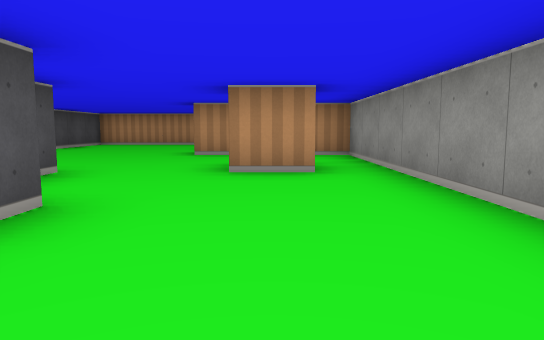
view 1 (above)

16 first-person views from a walk through a cub3D level. The camera is about half as high as the walls, tilts 6° down and sees 70° across. The floor is counted in squares. Each view is taken from the middle of a square. On the plan, view 1 faces up. The plan holds only what a view shows up to about 9 squares ahead; the rest is blank.

view 2
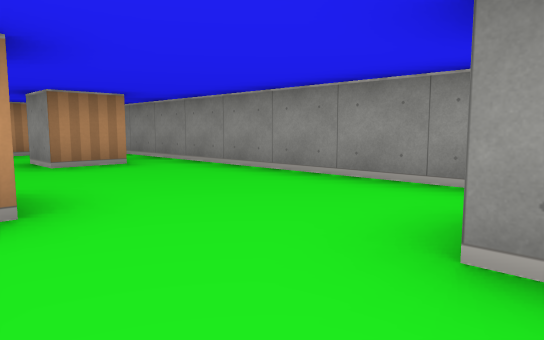

view 3
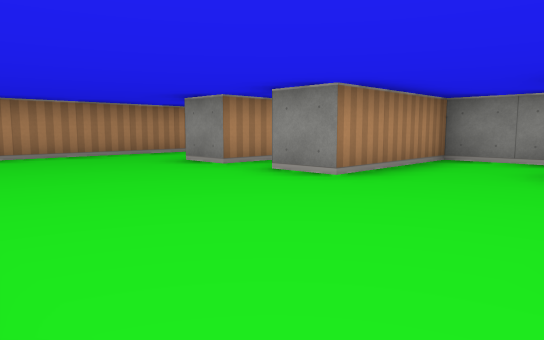

view 4
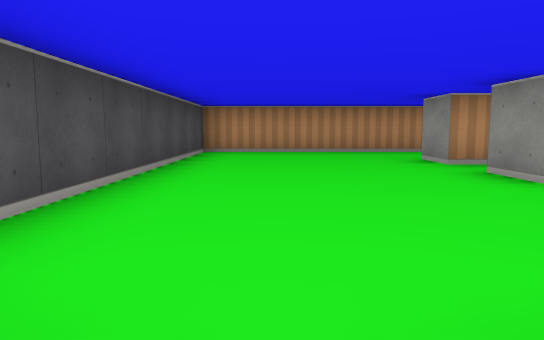

view 5
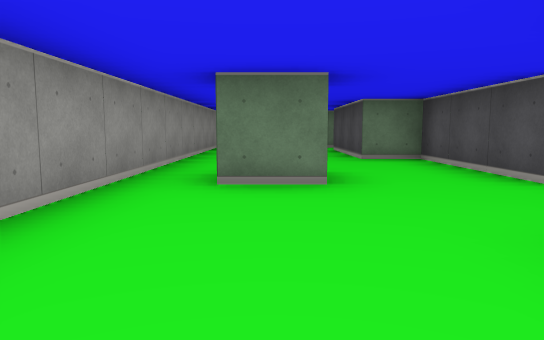

view 6
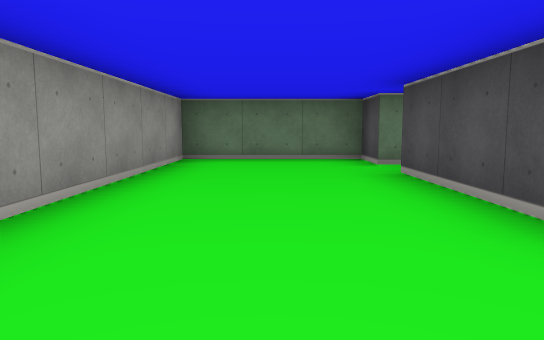

view 7
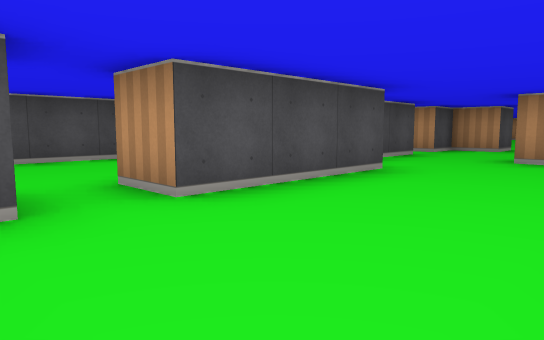

view 8
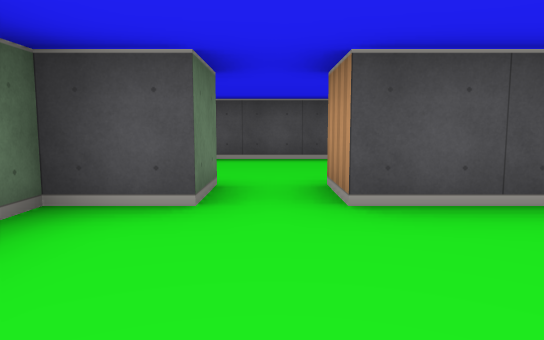

view 9
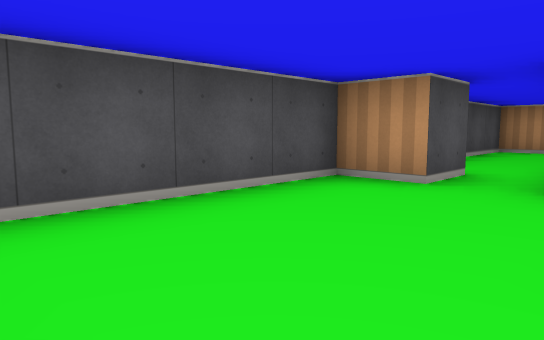

view 10
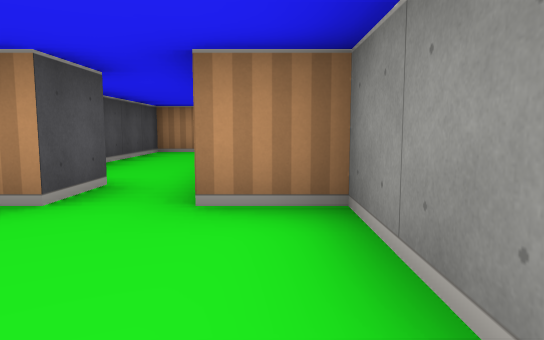

view 11
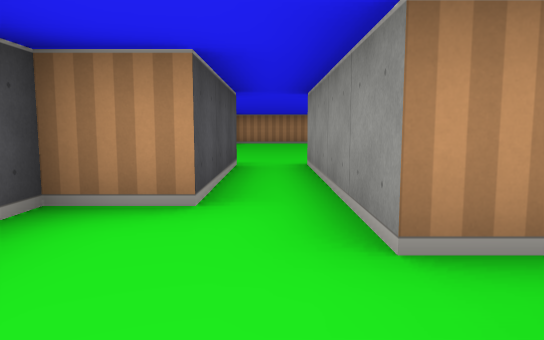

view 12
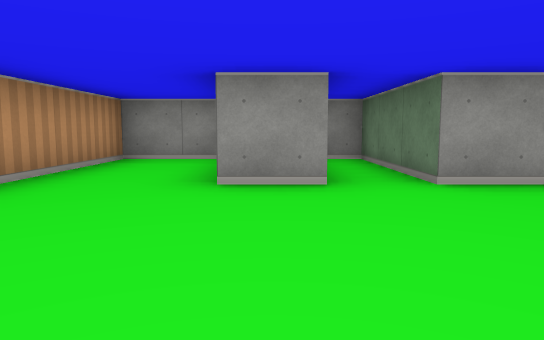

view 13
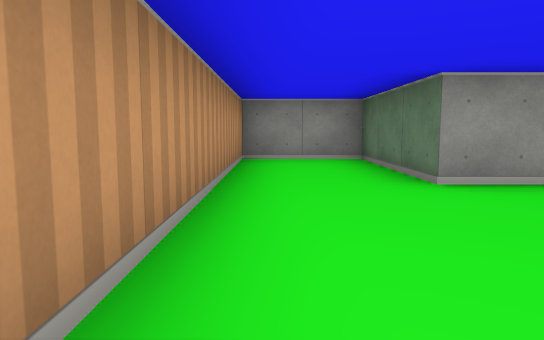

view 14
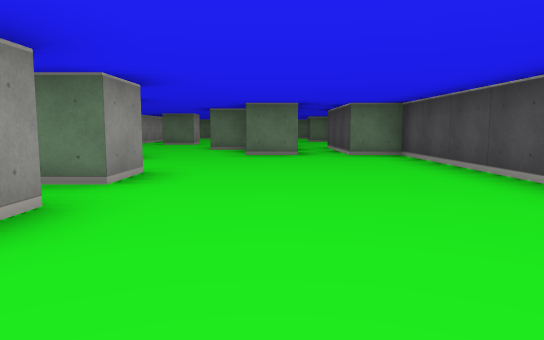

view 15
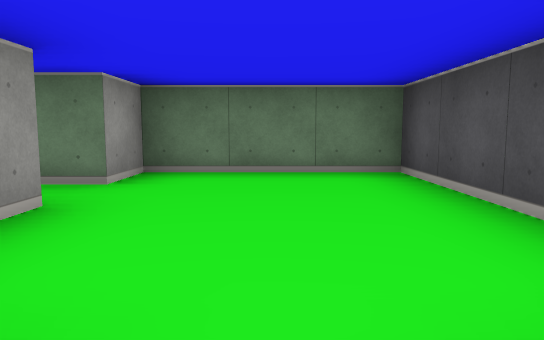

view 16
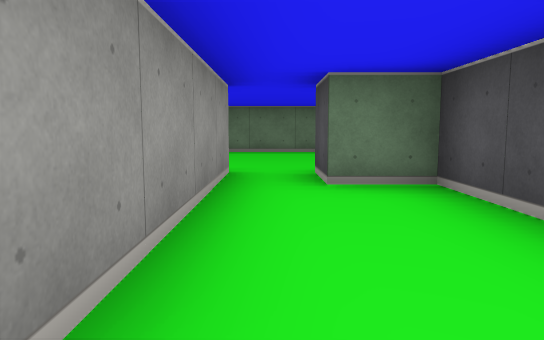

### Floor plan
Points are (right, up) in squares from view 1. A wall is a line through its corners. A room is listed if a view was taken in it or the views show most of it. See-through windows are left out.
Room 1 (views 1, 2, 3, 4, 5, 6, 7, 8, 12, 13, 14)
walls: (-1.5, 2.5) (-1.5, 1.5) (-2.5, 1.5) (-2.5, 0.5) (-3.5, 0.5); (0.6, 4.5) (-0.5, 4.5) (-0.5, 5.5); (-3.5, 1.5) (-3.5, 4.5) (-2.5, 4.5); (-0.6, -0.5) (0.5, -0.5); (-2.5, -0.4) (-2.5, -3.5) (-1.5, -3.5) (-1.5, -6.5) (-2.5, -6.5); (-0.5, 9.5) (-1.5, 9.5) (-1.5, 10.5) (1.5, 10.5) (1.5, 12.5) (-5.5, 12.5) (-5.5, 4.5) (-4.5, 4.5) (-4.5, 1.5); (-2.5, -7.5) (-1.5, -7.5) (-1.5, -8.5) (1.5, -8.5) (1.5, 7.5) (-1.5, 7.5) (-1.5, 8.5) (1.5, 8.5) (1.5, 9.1)
ways out: opening at (-2, -7) to room 2; opening at (-4, 2) to room 3; opening at (-3, 0) to room 3
Room 2 (views 9, 10)
walls: (-4.5, -4.5) (-5.5, -4.5) (-5.5, -8.5) (-2.5, -8.5) (-2.5, -7.5); (-2.5, -6.5) (-2.5, -4.5) (-3.5, -4.5)
ways out: opening at (-2, -7) to room 1; opening at (-4, -5) to room 3
Room 3 (views 11, 15, 16)
walls: (-3.5, 0.5) (-3.5, 1.5); (-4.5, 1.5) (-5.5, 1.5) (-5.5, -3.5) (-4.5, -3.5) (-4.5, -4.5); (-3.5, -4.5) (-3.5, -0.6)
ways out: opening at (-4, 2) to room 1; opening at (-3, 0) to room 1; opening at (-4, -5) to room 2

Positions as (right, up) in squares from view 1, and headings:
1: (0, 0), facing up
2: (-2, -1), facing up-right
3: (-5, 5), facing up-right
4: (-4, 4), facing up
5: (0, 3), facing down
6: (0, -2), facing down
7: (1, -8), facing up-left
8: (1, -7), facing left
9: (-3, -8), facing up-left
10: (-3, -7), facing up
11: (-4, -1), facing up
12: (-5, 10), facing right
13: (-5, 12), facing right
14: (-3, 12), facing down
15: (-4, -4), facing down
16: (-4, 0), facing down
